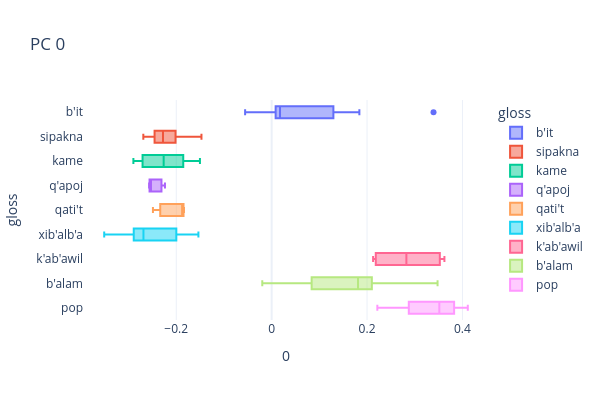
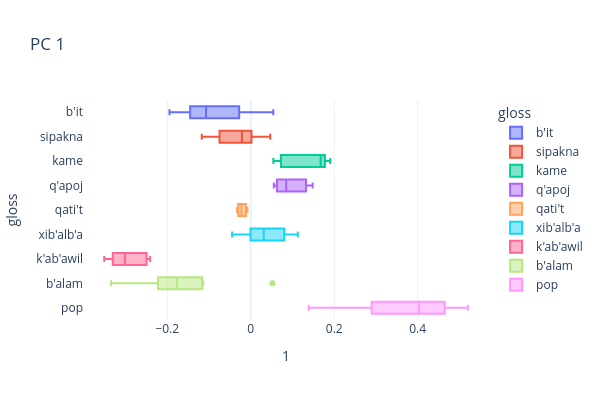
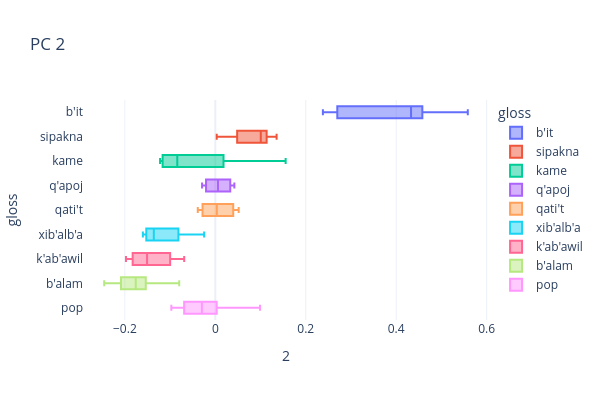
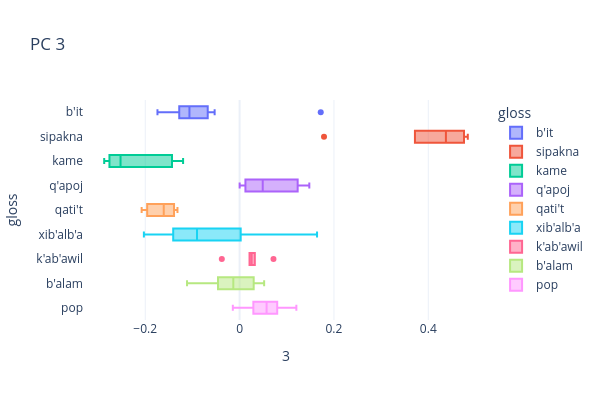

Notebook source saved alongside these figures, in order:
### Code cell
def comp_box(comp_id):
    px.box(X0,
           x=comp_id,
           y='gloss',
           color='gloss', 
           template=px_template,
           height=400, width=600, 
           title=f'PC {i}').show()
           
for i in range(n_comps):
    comp_box(i)

### Figure 1 — Plotly figure (JSON) as saved in the notebook; plotly's stock layout.template omitted (floating-point values rounded to 4 significant figures)
{"data": [{"alignmentgroup": "True", "hovertemplate": "gloss=%{y}<br>0=%{x}<extra></extra>", "legendgroup": "b'it", "marker": {"color": "#636efa"}, "name": "b'it", "notched": false, "offsetgroup": "b'it", "orientation": "h", "showlegend": true, "type": "box", "x": [0.1113, 0.01756, 0.00754, 0.00866, -0.05561, 0.01061, 0.1085, 0.1839, 0.3394], "x0": " ", "xaxis": "x", "y": ["b'it", "b'it", "b'it", "b'it", "b'it", "b'it", "b'it", "b'it", "b'it"], "y0": " ", "yaxis": "y"}, {"alignmentgroup": "True", "hovertemplate": "gloss=%{y}<br>0=%{x}<extra></extra>", "legendgroup": "sipakna", "marker": {"color": "#EF553B"}, "name": "sipakna", "notched": false, "offsetgroup": "sipakna", "orientation": "h", "showlegend": true, "type": "box", "x": [-0.2014, -0.2454, -0.269, -0.2351, -0.2205, -0.1471], "x0": " ", "xaxis": "x", "y": ["sipakna", "sipakna", "sipakna", "sipakna", "sipakna", "sipakna"], "y0": " ", "yaxis": "y"}, {"alignmentgroup": "True", "hovertemplate": "gloss=%{y}<br>0=%{x}<extra></extra>", "legendgroup": "kame", "marker": {"color": "#00cc96"}, "name": "kame", "notched": false, "offsetgroup": "kame", "orientation": "h", "showlegend": true, "type": "box", "x": [-0.1503, -0.2642, -0.2264, -0.197, -0.2898], "x0": " ", "xaxis": "x", "y": ["kame", "kame", "kame", "kame", "kame"], "y0": " ", "yaxis": "y"}, {"alignmentgroup": "True", "hovertemplate": "gloss=%{y}<br>0=%{x}<extra></extra>", "legendgroup": "q'apoj", "marker": {"color": "#ab63fa"}, "name": "q'apoj", "notched": false, "offsetgroup": "q'apoj", "orientation": "h", "showlegend": true, "type": "box", "x": [-0.2237, -0.253, -0.257], "x0": " ", "xaxis": "x", "y": ["q'apoj", "q'apoj", "q'apoj"], "y0": " ", "yaxis": "y"}, {"alignmentgroup": "True", "hovertemplate": "gloss=%{y}<br>0=%{x}<extra></extra>", "legendgroup": "qati't", "marker": {"color": "#FFA15A"}, "name": "qati't", "notched": false, "offsetgroup": "qati't", "orientation": "h", "showlegend": true, "type": "box", "x": [-0.1877, -0.2489, -0.1838], "x0": " ", "xaxis": "x", "y": ["qati't", "qati't", "qati't"], "y0": " ", "yaxis": "y"}, {"alignmentgroup": "True", "hovertemplate": "gloss=%{y}<br>0=%{x}<extra></extra>", "legendgroup": "xib'alb'a", "marker": {"color": "#19d3f3"}, "name": "xib'alb'a", "notched": false, "offsetgroup": "xib'alb'a", "orientation": "h", "showlegend": true, "type": "box", "x": [-0.1979, -0.3012, -0.2798, -0.2922, -0.351, -0.2725, -0.1535, -0.2687, -0.2449, -0.2057, -0.1713], "x0": " ", "xaxis": "x", "y": ["xib'alb'a", "xib'alb'a", "xib'alb'a", "xib'alb'a", "xib'alb'a", "xib'alb'a", "xib'alb'a", "xib'alb'a", "xib'alb'a", "xib'alb'a", "xib'alb'a"], "y0": " ", "yaxis": "y"}, {"alignmentgroup": "True", "hovertemplate": "gloss=%{y}<br>0=%{x}<extra></extra>", "legendgroup": "k'ab'awil", "marker": {"color": "#FF6692"}, "name": "k'ab'awil", "notched": false, "offsetgroup": "k'ab'awil", "orientation": "h", "showlegend": true, "type": "box", "x": [0.3234, 0.2183, 0.2416, 0.3622, 0.2127, 0.3526], "x0": " ", "xaxis": "x", "y": ["k'ab'awil", "k'ab'awil", "k'ab'awil", "k'ab'awil", "k'ab'awil", "k'ab'awil"], "y0": " ", "yaxis": "y"}, {"alignmentgroup": "True", "hovertemplate": "gloss=%{y}<br>0=%{x}<extra></extra>", "legendgroup": "b'alam", "marker": {"color": "#B6E880"}, "name": "b'alam", "notched": false, "offsetgroup": "b'alam", "orientation": "h", "showlegend": true, "type": "box", "x": [0.09597, 0.1987, 0.1811, -0.01963, 0.04749, 0.1367, 0.1882, 0.2443, 0.3478], "x0": " ", "xaxis": "x", "y": ["b'alam", "b'alam", "b'alam", "b'alam", "b'alam", "b'alam", "b'alam", "b'alam", "b'alam"], "y0": " ", "yaxis": "y"}, {"alignmentgroup": "True", "hovertemplate": "gloss=%{y}<br>0=%{x}<extra></extra>", "legendgroup": "pop", "marker": {"color": "#FF97FF"}, "name": "pop", "notched": false, "offsetgroup": "pop", "orientation": "h", "showlegend": true, "type": "box", "x": [0.3482, 0.386, 0.3549, 0.2216, 0.3142, 0.2609, 0.4112, 0.3791], "x0": " ", "xaxis": "x", "y": ["pop", "pop", "pop", "pop", "pop", "pop", "pop", "pop"], "y0": " ", "yaxis": "y"}], "layout": {"boxmode": "overlay", "height": 400, "legend": {"title": {"text": "gloss"}, "tracegroupgap": 0}, "title": {"text": "PC 0"}, "width": 600, "xaxis": {"anchor": "y", "domain": [0, 1], "title": {"text": "0"}}, "yaxis": {"anchor": "x", "categoryarray": ["pop", "b'alam", "k'ab'awil", "xib'alb'a", "qati't", "q'apoj", "kame", "sipakna", "b'it"], "categoryorder": "array", "domain": [0, 1], "title": {"text": "gloss"}}}}

### Figure 2 — Plotly figure (JSON) as saved in the notebook; plotly's stock layout.template omitted (floating-point values rounded to 4 significant figures)
{"data": [{"alignmentgroup": "True", "hovertemplate": "gloss=%{y}<br>1=%{x}<extra></extra>", "legendgroup": "b'it", "marker": {"color": "#636efa"}, "name": "b'it", "notched": false, "offsetgroup": "b'it", "orientation": "h", "showlegend": true, "type": "box", "x": [0.05396, -0.1312, -0.1071, -0.1675, -0.04379, 0.02048, -0.09907, -0.1947, -0.1378], "x0": " ", "xaxis": "x", "y": ["b'it", "b'it", "b'it", "b'it", "b'it", "b'it", "b'it", "b'it", "b'it"], "y0": " ", "yaxis": "y"}, {"alignmentgroup": "True", "hovertemplate": "gloss=%{y}<br>1=%{x}<extra></extra>", "legendgroup": "sipakna", "marker": {"color": "#EF553B"}, "name": "sipakna", "notched": false, "offsetgroup": "sipakna", "orientation": "h", "showlegend": true, "type": "box", "x": [0.001758, 0.04682, -0.01758, -0.0748, -0.02503, -0.1175], "x0": " ", "xaxis": "x", "y": ["sipakna", "sipakna", "sipakna", "sipakna", "sipakna", "sipakna"], "y0": " ", "yaxis": "y"}, {"alignmentgroup": "True", "hovertemplate": "gloss=%{y}<br>1=%{x}<extra></extra>", "legendgroup": "kame", "marker": {"color": "#00cc96"}, "name": "kame", "notched": false, "offsetgroup": "kame", "orientation": "h", "showlegend": true, "type": "box", "x": [0.1904, 0.1734, 0.05419, 0.1676, 0.07861], "x0": " ", "xaxis": "x", "y": ["kame", "kame", "kame", "kame", "kame"], "y0": " ", "yaxis": "y"}, {"alignmentgroup": "True", "hovertemplate": "gloss=%{y}<br>1=%{x}<extra></extra>", "legendgroup": "q'apoj", "marker": {"color": "#ab63fa"}, "name": "q'apoj", "notched": false, "offsetgroup": "q'apoj", "orientation": "h", "showlegend": true, "type": "box", "x": [0.1483, 0.08491, 0.05526], "x0": " ", "xaxis": "x", "y": ["q'apoj", "q'apoj", "q'apoj"], "y0": " ", "yaxis": "y"}, {"alignmentgroup": "True", "hovertemplate": "gloss=%{y}<br>1=%{x}<extra></extra>", "legendgroup": "qati't", "marker": {"color": "#FFA15A"}, "name": "qati't", "notched": false, "offsetgroup": "qati't", "orientation": "h", "showlegend": true, "type": "box", "x": [-0.02215, -0.007935, -0.0328], "x0": " ", "xaxis": "x", "y": ["qati't", "qati't", "qati't"], "y0": " ", "yaxis": "y"}, {"alignmentgroup": "True", "hovertemplate": "gloss=%{y}<br>1=%{x}<extra></extra>", "legendgroup": "xib'alb'a", "marker": {"color": "#19d3f3"}, "name": "xib'alb'a", "notched": false, "offsetgroup": "xib'alb'a", "orientation": "h", "showlegend": true, "type": "box", "x": [-0.04462, 0.03633, 0.03122, 0.04769, -0.01028, 0.02975, -0.04135, 0.09111, 0.02905, 0.0912, 0.1128], "x0": " ", "xaxis": "x", "y": ["xib'alb'a", "xib'alb'a", "xib'alb'a", "xib'alb'a", "xib'alb'a", "xib'alb'a", "xib'alb'a", "xib'alb'a", "xib'alb'a", "xib'alb'a", "xib'alb'a"], "y0": " ", "yaxis": "y"}, {"alignmentgroup": "True", "hovertemplate": "gloss=%{y}<br>1=%{x}<extra></extra>", "legendgroup": "k'ab'awil", "marker": {"color": "#FF6692"}, "name": "k'ab'awil", "notched": false, "offsetgroup": "k'ab'awil", "orientation": "h", "showlegend": true, "type": "box", "x": [-0.3073, -0.3307, -0.2496, -0.3511, -0.2957, -0.2411], "x0": " ", "xaxis": "x", "y": ["k'ab'awil", "k'ab'awil", "k'ab'awil", "k'ab'awil", "k'ab'awil", "k'ab'awil"], "y0": " ", "yaxis": "y"}, {"alignmentgroup": "True", "hovertemplate": "gloss=%{y}<br>1=%{x}<extra></extra>", "legendgroup": "b'alam", "marker": {"color": "#B6E880"}, "name": "b'alam", "notched": false, "offsetgroup": "b'alam", "orientation": "h", "showlegend": true, "type": "box", "x": [-0.3346, -0.2332, -0.2186, -0.1142, -0.1173, -0.1765, -0.1866, -0.1381, 0.05186], "x0": " ", "xaxis": "x", "y": ["b'alam", "b'alam", "b'alam", "b'alam", "b'alam", "b'alam", "b'alam", "b'alam", "b'alam"], "y0": " ", "yaxis": "y"}, {"alignmentgroup": "True", "hovertemplate": "gloss=%{y}<br>1=%{x}<extra></extra>", "legendgroup": "pop", "marker": {"color": "#FF97FF"}, "name": "pop", "notched": false, "offsetgroup": "pop", "orientation": "h", "showlegend": true, "type": "box", "x": [0.3515, 0.4393, 0.4531, 0.139, 0.3666, 0.2278, 0.4758, 0.5201], "x0": " ", "xaxis": "x", "y": ["pop", "pop", "pop", "pop", "pop", "pop", "pop", "pop"], "y0": " ", "yaxis": "y"}], "layout": {"boxmode": "overlay", "height": 400, "legend": {"title": {"text": "gloss"}, "tracegroupgap": 0}, "title": {"text": "PC 1"}, "width": 600, "xaxis": {"anchor": "y", "domain": [0, 1], "title": {"text": "1"}}, "yaxis": {"anchor": "x", "categoryarray": ["pop", "b'alam", "k'ab'awil", "xib'alb'a", "qati't", "q'apoj", "kame", "sipakna", "b'it"], "categoryorder": "array", "domain": [0, 1], "title": {"text": "gloss"}}}}

### Figure 3 — Plotly figure (JSON) as saved in the notebook; plotly's stock layout.template omitted (floating-point values rounded to 4 significant figures)
{"data": [{"alignmentgroup": "True", "hovertemplate": "gloss=%{y}<br>2=%{x}<extra></extra>", "legendgroup": "b'it", "marker": {"color": "#636efa"}, "name": "b'it", "notched": false, "offsetgroup": "b'it", "orientation": "h", "showlegend": true, "type": "box", "x": [0.4328, 0.485, 0.5583, 0.4466, 0.2715, 0.2379, 0.4487, 0.4126, 0.2643], "x0": " ", "xaxis": "x", "y": ["b'it", "b'it", "b'it", "b'it", "b'it", "b'it", "b'it", "b'it", "b'it"], "y0": " ", "yaxis": "y"}, {"alignmentgroup": "True", "hovertemplate": "gloss=%{y}<br>2=%{x}<extra></extra>", "legendgroup": "sipakna", "marker": {"color": "#EF553B"}, "name": "sipakna", "notched": false, "offsetgroup": "sipakna", "orientation": "h", "showlegend": true, "type": "box", "x": [0.1355, 0.1023, 0.04828, 0.003109, 0.09876, 0.1135], "x0": " ", "xaxis": "x", "y": ["sipakna", "sipakna", "sipakna", "sipakna", "sipakna", "sipakna"], "y0": " ", "yaxis": "y"}, {"alignmentgroup": "True", "hovertemplate": "gloss=%{y}<br>2=%{x}<extra></extra>", "legendgroup": "kame", "marker": {"color": "#00cc96"}, "name": "kame", "notched": false, "offsetgroup": "kame", "orientation": "h", "showlegend": true, "type": "box", "x": [0.1555, -0.08413, -0.1147, -0.02769, -0.1222], "x0": " ", "xaxis": "x", "y": ["kame", "kame", "kame", "kame", "kame"], "y0": " ", "yaxis": "y"}, {"alignmentgroup": "True", "hovertemplate": "gloss=%{y}<br>2=%{x}<extra></extra>", "legendgroup": "q'apoj", "marker": {"color": "#ab63fa"}, "name": "q'apoj", "notched": false, "offsetgroup": "q'apoj", "orientation": "h", "showlegend": true, "type": "box", "x": [0.04215, -0.02929, 0.005922], "x0": " ", "xaxis": "x", "y": ["q'apoj", "q'apoj", "q'apoj"], "y0": " ", "yaxis": "y"}, {"alignmentgroup": "True", "hovertemplate": "gloss=%{y}<br>2=%{x}<extra></extra>", "legendgroup": "qati't", "marker": {"color": "#FFA15A"}, "name": "qati't", "notched": false, "offsetgroup": "qati't", "orientation": "h", "showlegend": true, "type": "box", "x": [0.003272, -0.03879, 0.05167], "x0": " ", "xaxis": "x", "y": ["qati't", "qati't", "qati't"], "y0": " ", "yaxis": "y"}, {"alignmentgroup": "True", "hovertemplate": "gloss=%{y}<br>2=%{x}<extra></extra>", "legendgroup": "xib'alb'a", "marker": {"color": "#19d3f3"}, "name": "xib'alb'a", "notched": false, "offsetgroup": "xib'alb'a", "orientation": "h", "showlegend": true, "type": "box", "x": [-0.05941, -0.1508, -0.02467, -0.1208, -0.1602, -0.1534, -0.06978, -0.1455, -0.1532, -0.136, -0.1169], "x0": " ", "xaxis": "x", "y": ["xib'alb'a", "xib'alb'a", "xib'alb'a", "xib'alb'a", "xib'alb'a", "xib'alb'a", "xib'alb'a", "xib'alb'a", "xib'alb'a", "xib'alb'a", "xib'alb'a"], "y0": " ", "yaxis": "y"}, {"alignmentgroup": "True", "hovertemplate": "gloss=%{y}<br>2=%{x}<extra></extra>", "legendgroup": "k'ab'awil", "marker": {"color": "#FF6692"}, "name": "k'ab'awil", "notched": false, "offsetgroup": "k'ab'awil", "orientation": "h", "showlegend": true, "type": "box", "x": [-0.1976, -0.1828, -0.09988, -0.1502, -0.0688, -0.1517], "x0": " ", "xaxis": "x", "y": ["k'ab'awil", "k'ab'awil", "k'ab'awil", "k'ab'awil", "k'ab'awil", "k'ab'awil"], "y0": " ", "yaxis": "y"}, {"alignmentgroup": "True", "hovertemplate": "gloss=%{y}<br>2=%{x}<extra></extra>", "legendgroup": "b'alam", "marker": {"color": "#B6E880"}, "name": "b'alam", "notched": false, "offsetgroup": "b'alam", "orientation": "h", "showlegend": true, "type": "box", "x": [-0.1845, -0.1584, -0.1551, -0.2457, -0.2137, -0.1498, -0.176, -0.07977, -0.2069], "x0": " ", "xaxis": "x", "y": ["b'alam", "b'alam", "b'alam", "b'alam", "b'alam", "b'alam", "b'alam", "b'alam", "b'alam"], "y0": " ", "yaxis": "y"}, {"alignmentgroup": "True", "hovertemplate": "gloss=%{y}<br>2=%{x}<extra></extra>", "legendgroup": "pop", "marker": {"color": "#FF97FF"}, "name": "pop", "notched": false, "offsetgroup": "pop", "orientation": "h", "showlegend": true, "type": "box", "x": [-0.09727, -0.09208, -0.02969, -0.02977, 0.01485, 0.0989, -0.04584, -0.00865], "x0": " ", "xaxis": "x", "y": ["pop", "pop", "pop", "pop", "pop", "pop", "pop", "pop"], "y0": " ", "yaxis": "y"}], "layout": {"boxmode": "overlay", "height": 400, "legend": {"title": {"text": "gloss"}, "tracegroupgap": 0}, "title": {"text": "PC 2"}, "width": 600, "xaxis": {"anchor": "y", "domain": [0, 1], "title": {"text": "2"}}, "yaxis": {"anchor": "x", "categoryarray": ["pop", "b'alam", "k'ab'awil", "xib'alb'a", "qati't", "q'apoj", "kame", "sipakna", "b'it"], "categoryorder": "array", "domain": [0, 1], "title": {"text": "gloss"}}}}

### Figure 4 — Plotly figure (JSON) as saved in the notebook; plotly's stock layout.template omitted (floating-point values rounded to 4 significant figures)
{"data": [{"alignmentgroup": "True", "hovertemplate": "gloss=%{y}<br>3=%{x}<extra></extra>", "legendgroup": "b'it", "marker": {"color": "#636efa"}, "name": "b'it", "notched": false, "offsetgroup": "b'it", "orientation": "h", "showlegend": true, "type": "box", "x": [-0.1741, -0.118, -0.1063, -0.05291, 0.172, -0.1083, -0.1579, -0.09353, -0.07248], "x0": " ", "xaxis": "x", "y": ["b'it", "b'it", "b'it", "b'it", "b'it", "b'it", "b'it", "b'it", "b'it"], "y0": " ", "yaxis": "y"}, {"alignmentgroup": "True", "hovertemplate": "gloss=%{y}<br>3=%{x}<extra></extra>", "legendgroup": "sipakna", "marker": {"color": "#EF553B"}, "name": "sipakna", "notched": false, "offsetgroup": "sipakna", "orientation": "h", "showlegend": true, "type": "box", "x": [0.4757, 0.3717, 0.4838, 0.4551, 0.4196, 0.1789], "x0": " ", "xaxis": "x", "y": ["sipakna", "sipakna", "sipakna", "sipakna", "sipakna", "sipakna"], "y0": " ", "yaxis": "y"}, {"alignmentgroup": "True", "hovertemplate": "gloss=%{y}<br>3=%{x}<extra></extra>", "legendgroup": "kame", "marker": {"color": "#00cc96"}, "name": "kame", "notched": false, "offsetgroup": "kame", "orientation": "h", "showlegend": true, "type": "box", "x": [-0.2722, -0.287, -0.2524, -0.1198, -0.1511], "x0": " ", "xaxis": "x", "y": ["kame", "kame", "kame", "kame", "kame"], "y0": " ", "yaxis": "y"}, {"alignmentgroup": "True", "hovertemplate": "gloss=%{y}<br>3=%{x}<extra></extra>", "legendgroup": "q'apoj", "marker": {"color": "#ab63fa"}, "name": "q'apoj", "notched": false, "offsetgroup": "q'apoj", "orientation": "h", "showlegend": true, "type": "box", "x": [0.04901, 0.0001011, 0.1478], "x0": " ", "xaxis": "x", "y": ["q'apoj", "q'apoj", "q'apoj"], "y0": " ", "yaxis": "y"}, {"alignmentgroup": "True", "hovertemplate": "gloss=%{y}<br>3=%{x}<extra></extra>", "legendgroup": "qati't", "marker": {"color": "#FFA15A"}, "name": "qati't", "notched": false, "offsetgroup": "qati't", "orientation": "h", "showlegend": true, "type": "box", "x": [-0.1317, -0.1608, -0.2077], "x0": " ", "xaxis": "x", "y": ["qati't", "qati't", "qati't"], "y0": " ", "yaxis": "y"}, {"alignmentgroup": "True", "hovertemplate": "gloss=%{y}<br>3=%{x}<extra></extra>", "legendgroup": "xib'alb'a", "marker": {"color": "#19d3f3"}, "name": "xib'alb'a", "notched": false, "offsetgroup": "xib'alb'a", "orientation": "h", "showlegend": true, "type": "box", "x": [0.02278, -0.2029, 0.1642, -0.1936, 0.01438, -0.03483, -0.03388, -0.09028, -0.1036, -0.1151, -0.1493], "x0": " ", "xaxis": "x", "y": ["xib'alb'a", "xib'alb'a", "xib'alb'a", "xib'alb'a", "xib'alb'a", "xib'alb'a", "xib'alb'a", "xib'alb'a", "xib'alb'a", "xib'alb'a", "xib'alb'a"], "y0": " ", "yaxis": "y"}, {"alignmentgroup": "True", "hovertemplate": "gloss=%{y}<br>3=%{x}<extra></extra>", "legendgroup": "k'ab'awil", "marker": {"color": "#FF6692"}, "name": "k'ab'awil", "notched": false, "offsetgroup": "k'ab'awil", "orientation": "h", "showlegend": true, "type": "box", "x": [0.02104, 0.02533, 0.0718, 0.03227, 0.02573, -0.03771], "x0": " ", "xaxis": "x", "y": ["k'ab'awil", "k'ab'awil", "k'ab'awil", "k'ab'awil", "k'ab'awil", "k'ab'awil"], "y0": " ", "yaxis": "y"}, {"alignmentgroup": "True", "hovertemplate": "gloss=%{y}<br>3=%{x}<extra></extra>", "legendgroup": "b'alam", "marker": {"color": "#B6E880"}, "name": "b'alam", "notched": false, "offsetgroup": "b'alam", "orientation": "h", "showlegend": true, "type": "box", "x": [-0.05229, -0.1114, -0.03019, -0.04362, 0.02505, 0.04426, 0.05204, -0.01242, -0.0133], "x0": " ", "xaxis": "x", "y": ["b'alam", "b'alam", "b'alam", "b'alam", "b'alam", "b'alam", "b'alam", "b'alam", "b'alam"], "y0": " ", "yaxis": "y"}, {"alignmentgroup": "True", "hovertemplate": "gloss=%{y}<br>3=%{x}<extra></extra>", "legendgroup": "pop", "marker": {"color": "#FF97FF"}, "name": "pop", "notched": false, "offsetgroup": "pop", "orientation": "h", "showlegend": true, "type": "box", "x": [0.1204, 0.01688, 0.07126, 0.04142, 0.08031, -0.01438, 0.07915, 0.04313], "x0": " ", "xaxis": "x", "y": ["pop", "pop", "pop", "pop", "pop", "pop", "pop", "pop"], "y0": " ", "yaxis": "y"}], "layout": {"boxmode": "overlay", "height": 400, "legend": {"title": {"text": "gloss"}, "tracegroupgap": 0}, "title": {"text": "PC 3"}, "width": 600, "xaxis": {"anchor": "y", "domain": [0, 1], "title": {"text": "3"}}, "yaxis": {"anchor": "x", "categoryarray": ["pop", "b'alam", "k'ab'awil", "xib'alb'a", "qati't", "q'apoj", "kame", "sipakna", "b'it"], "categoryorder": "array", "domain": [0, 1], "title": {"text": "gloss"}}}}
